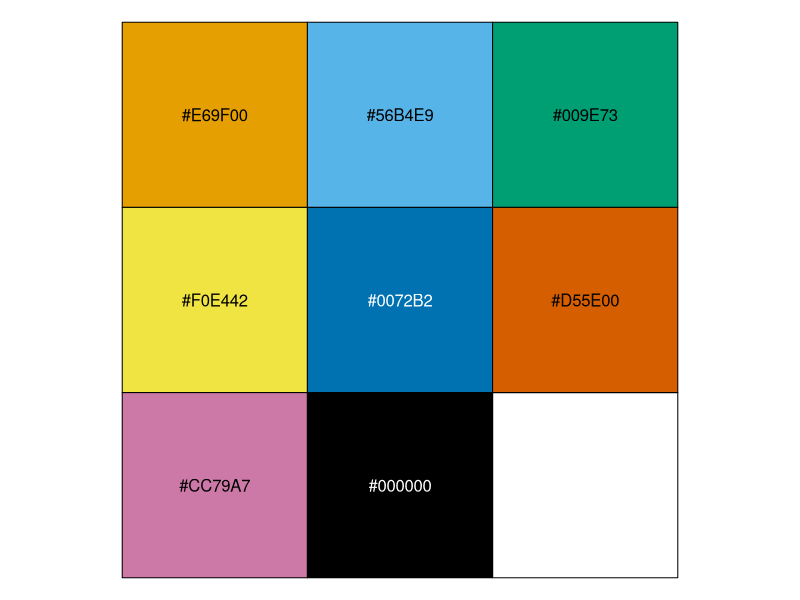
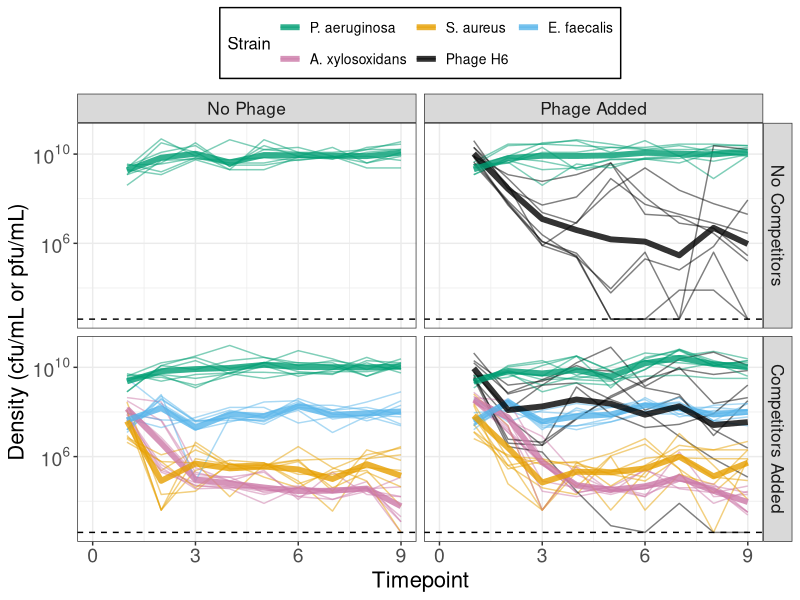
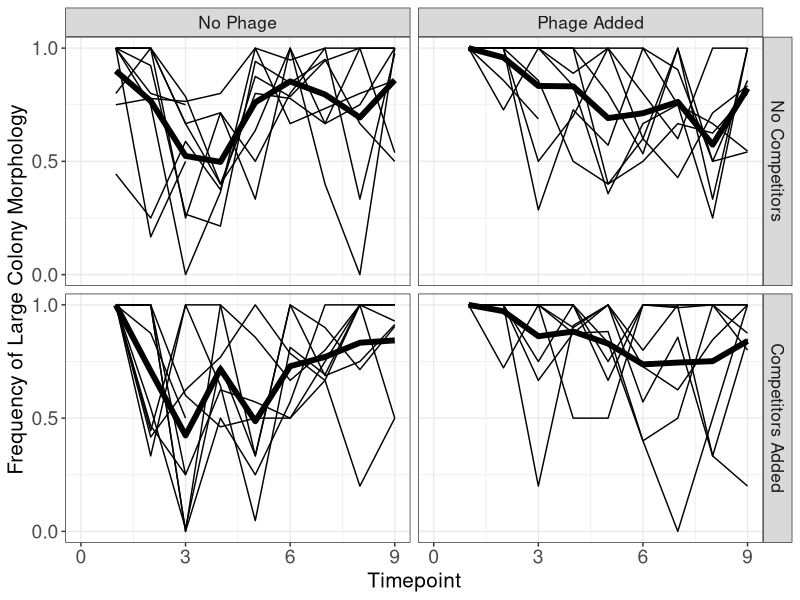

Here is the R script that generated these plots, in order:
##TODO - reconfirm that all points labeled as 0's are truly 0's
##       and not mis-platings

library(ggplot2)
library(dplyr)

#Okabe and Ito 2008 colorblind-safe qualitative color scale
my_cols <- c("#E69F00", "#56B4E9", "#009E73", "#F0E442", "#0072B2",
             "#D55E00", "#CC79A7", "#000000")
scales::show_col(my_cols)

#Read file
dat <- read.csv("2022-09-19_community_experiment_2.csv")
dat <- dat[!is.na(dat$Timepoint), ]

#Calculate total density, large freq
# for total density, note counts are for 2.5 uL
dat <- mutate(group_by(dat, Timepoint, Phage_treat, Comm_treat, Pop, Strain),
              cfu_ml = ifelse(!is.na(Count),
                              400*Count/10**Dilution,
                              400*sum(Small_count/10**Small_dilution, 
                                      Large_count/10**Large_dilution, 
                                      na.rm = TRUE)),
              S_cfu_ml = ifelse(!is.na(Small_count),
                                400*Small_count/10**Small_dilution,
                                0),
              L_cfu_ml = ifelse(!is.na(Large_count),
                                400*Large_count/10**Large_dilution,
                                ifelse(is.na(Small_count), cfu_ml, 0)),
              L_freq = L_cfu_ml/cfu_ml
              )
#Fix rows where no data was collected because of mis-plating
dat <- mutate(dat,
              cfu_ml = ifelse(all(is.na(Count), is.na(Small_count),
                                  is.na(Large_count)),
                              NA, cfu_ml))
#Handle below-detection points
dat <- mutate(dat,
              bd = ifelse(cfu_ml == 0, TRUE, FALSE),
              cfu_ml = ifelse(cfu_ml == 0,
                              400 * 1/10**Dilution,
                              cfu_ml))
dat <- as.data.frame(dat)

dat_sum <- summarize(group_by(dat,
                              Timepoint, Phage_treat, Comm_treat, Strain),
                     cfu_ml = 10**mean(log10(cfu_ml), na.rm = TRUE),
                     L_freq = mean(L_freq, na.rm = TRUE))

png("William_dens.png", width = 5, height = 5, units = "in",
    res = 150)
ggplot(data = dat[dat$Pop %in% 3:10 & !is.na(dat$cfu_ml), ],
       aes(x = Timepoint, y = cfu_ml, color = Strain)) +
  #geom_point(aes(shape = bd)) + 
  geom_line(aes(group = paste(Pop, Strain)), alpha = 0.5) +
  geom_line(data = dat_sum, lwd = 2, alpha = 0.8) +
  geom_hline(yintercept = 400, lty = 2) +
  facet_grid(Comm_treat ~ Phage_treat,
             labeller = labeller(Phage_treat = c("+" = "Phage Added",
                                                 "-" = "No Phage"),
                                 Comm_treat = c("+" = "Competitors Added",
                                                "-" = "No Competitors"))) +
  scale_x_continuous(breaks = c(0, 3, 6, 9), limits = c(0, NA)) +
  scale_y_continuous(trans = "log10",
                     breaks = 10**c(2, 6, 10),
                     labels = scales::trans_format("log10", scales::math_format(10^.x))) +
  labs(y = "Density (cfu/mL or pfu/mL)") +
  scale_color_manual(limits = c("PA", "SA", "EF", "AX", "H6"),
                     labels = c("P. aeruginosa", "S. aureus",
                                "E. faecalis", "A. xylosoxidans",
                                "Phage H6"),
                     values = my_cols[c(3, 1, 2, 7, 8)]) +
  theme_bw() +
  theme(axis.title = element_text(size = 16),
        axis.text = element_text(size = 14),
        legend.title = element_text(size = 12),
        legend.text = element_text(size = 10),
        strip.text =  element_text(size = 12.5),
        #legend.position = c(0.3, 0.6),
        legend.background = element_rect(color = "black"),
        legend.position = "top") +
  guides(color = guide_legend(nrow = 2, byrow = TRUE)) +
  NULL
dev.off()

png("William_morph_freq.png", width = 5, height = 4, units = "in", res = 150)
ggplot(data = dat[dat$Strain == "PA", ],
       aes(x = Timepoint, y = L_freq)) +
  geom_line(aes(group = paste(Pop, Strain))) +
  geom_line(data = dat_sum[dat_sum$Strain == "PA", ], lwd = 2) +
  facet_grid(Comm_treat ~ Phage_treat,
             labeller = labeller(Phage_treat = c("+" = "Phage Added",
                                                 "-" = "No Phage"),
                                 Comm_treat = c("+" = "Competitors Added",
                                                "-" = "No Competitors"))) +
  scale_x_continuous(breaks = c(0, 3, 6, 9), limits = c(0, NA)) +
  scale_y_continuous(breaks = c(0, 0.5, 1)) +
  labs(y = "Frequency of Large Colony Morphology") +
  theme_bw() +
  theme(axis.title = element_text(size = 15),
        axis.text = element_text(size = 14),
        strip.text =  element_text(size = 12.5)) +
  NULL
dev.off()
